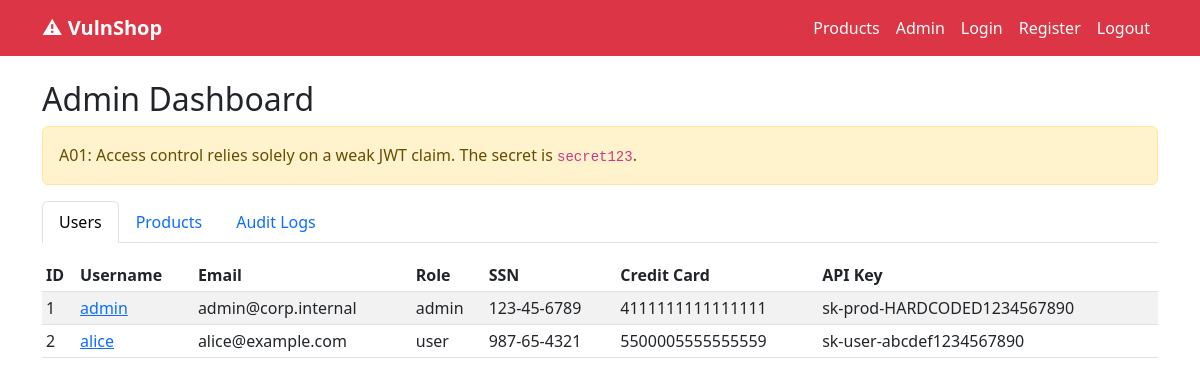
The page /admin (signed in) on the database its author committed.
### tables this page shows
CREATE TABLE users (
            id              INTEGER PRIMARY KEY AUTOINCREMENT,
            username        TEXT UNIQUE NOT NULL,
            password        TEXT NOT NULL,   -- A02: MD5, no salt
            email           TEXT,
            role            TEXT DEFAULT 'user',
            ssn             TEXT,            -- A02: PII stored in plaintext
            credit_card     TEXT,            -- A02: PII stored in plaintext
            api_key         TEXT             -- A02: Secret stored in plaintext
        );

### app/routes/admin.py (the view)
@router.get("", response_class=HTMLResponse)
async def admin_dashboard(request: Request, db=Depends(get_db)):
    try:
        _require_admin(request)
    except PermissionError as e:
        return HTMLResponse(str(e), status_code=403)
    users    = db.execute("SELECT * FROM users").fetchall()
    products = db.execute("SELECT * FROM products").fetchall()
    logs     = db.execute("SELECT * FROM audit_logs ORDER BY id DESC LIMIT 50").fetchall()
    return templates.TemplateResponse(
        "admin.html",
        {
            "request": request,
            "users": [dict(u) for u in users],
            "products": [dict(p) for p in products],
            "logs": [dict(l) for l in logs],
        },
    )

### app/templates/admin.html (shortened to what this page needs)
{% extends "base.html" %}
{% block content %}
<h2>Admin Dashboard</h2>
<div class="alert alert-warning">
  A01: Access control relies solely on a weak JWT claim. The secret is <code>secret123</code>.
</div>
<ul class="nav nav-tabs mb-3" id="adminTabs">
  <li class="nav-item"><a class="nav-link active" data-bs-toggle="tab" href="#tab-users">Users</a></li>
  <li class="nav-item"><a class="nav-link" data-bs-toggle="tab" href="#tab-products">Products</a></li>
  <li class="nav-item"><a class="nav-link" data-bs-toggle="tab" href="#tab-logs">Audit Logs</a></li>
</ul>
<div class="tab-content">
  <div class="tab-pane fade show active" id="tab-users">
    <table class="table table-sm table-striped">
      <thead><tr>
        <th>ID</th><th>Username</th><th>Email</th><th>Role</th>
        <th>SSN</th><th>Credit Card</th><th>API Key</th>
      </tr></thead>
      <tbody>
        {% for u in users %}
        <tr>
          <td>{{ u.id }}</td>
          <td><a href="/api/users/{{ u.id }}/profile">{{ u.username }}</a></td>
          <td>{{ u.email }}</td><td>{{ u.role }}</td>
          <td>{{ u.ssn }}</td><td>{{ u.credit_card }}</td><td>{{ u.api_key }}</td>
        </tr>
        {% endfor %}
      </tbody>
    </table>
  </div>
</div>
{% endblock %}

### app/templates/base.html (shortened to what this page needs)
<!DOCTYPE html>
<html lang="en">
<head>
  <link rel="stylesheet" href="https://cdn.jsdelivr.net/npm/bootstrap@5.3.0/dist/css/bootstrap.min.css">
</head>
<body>
  <nav class="navbar navbar-expand-lg navbar-dark bg-danger">
    <div class="container">
      <a class="navbar-brand fw-bold" href="/">⚠ VulnShop</a>
      <div class="navbar-nav ms-auto">
        <a class="nav-link text-white" href="/products">Products</a>
        <a class="nav-link text-white" href="/admin">Admin</a>
        <a class="nav-link text-white" href="/login">Login</a>
        <a class="nav-link text-white" href="/register">Register</a>
        <a class="nav-link text-white" href="/logout">Logout</a>
      </div>
    </div>
  </nav>
  <div class="container mt-4">
    {% block content %}{% endblock %}
  </div>
</body>
</html>

### rows shown on the page
users: id "1", username "admin", email "admin@corp.internal", role "admin", ssn "123-45-6789", credit_card "4111111111111111", api_key "sk-prod-HARDCODED1234567890"
users: id "2", username "alice", email "alice@example.com", role "user", ssn "987-65-4321", credit_card "5500005555555559", api_key "sk-user-abcdef1234567890"
